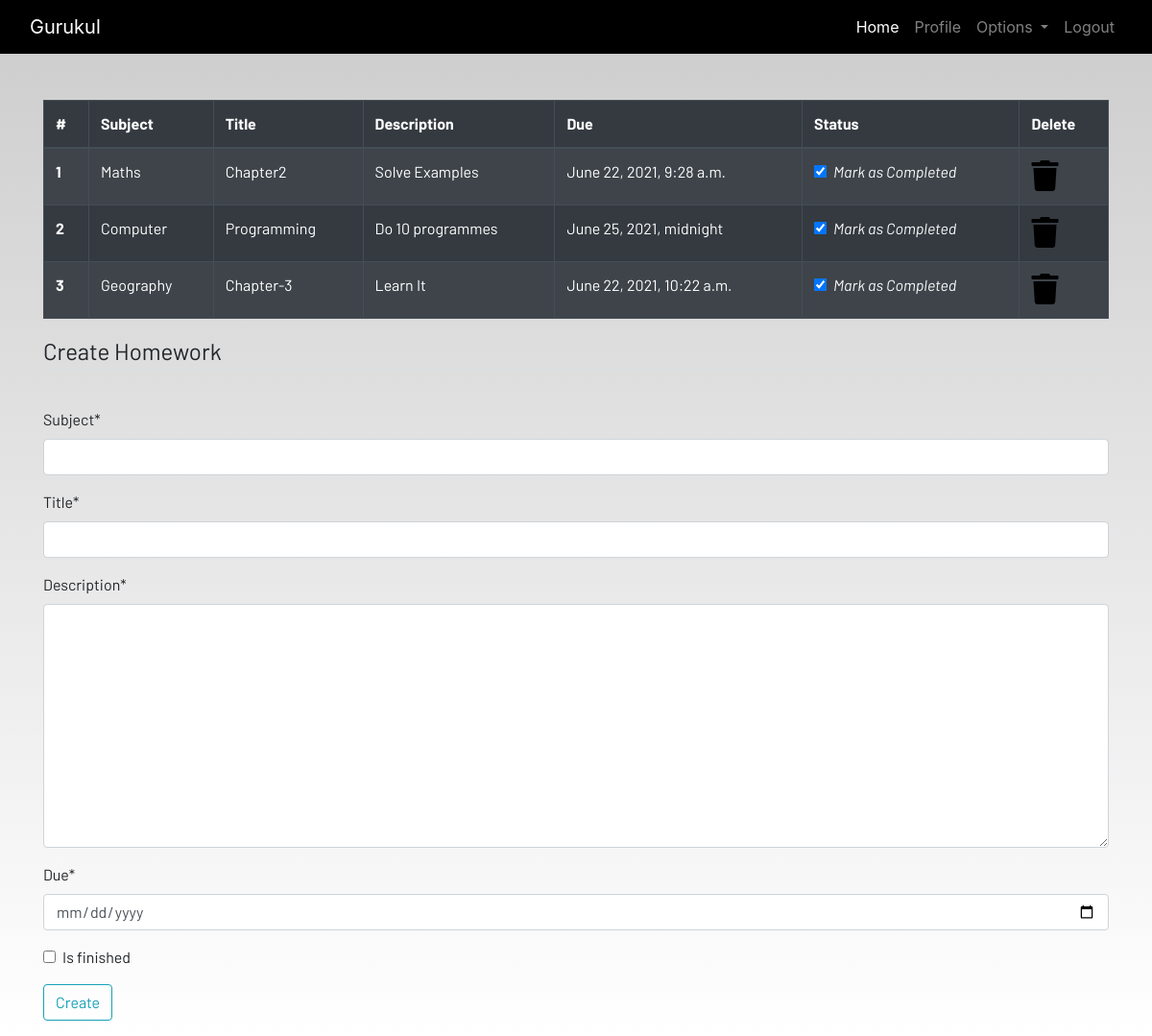
The page /homework (signed in) on the database its author committed.
### dashboard/models.py (models this page shows, shortened)
class Homework(models.Model):
    user = models.ForeignKey(User,on_delete=models.CASCADE)
    subject = models.CharField(max_length=50)
    title = models.CharField(max_length=50)
    description = models.TextField()
    due = models.DateTimeField()
    is_finished = models.BooleanField(default=False)

### dashboard/views.py (the view)
# urls.py: path('homework',views.homework,name="homework"),
@login_required
def homework(request):
    if request.method == "POST":
        form = HomeworkForm(request.POST)
        if form.is_valid():
            try:
                finished = request.POST['is_finished']
                if finished == 'on':
                    finished = True
                else:
                    finished = False
            except:
                finished = False
            homeworks = Homework(user=request.user,subject=request.POST['subject'],title=request.POST['title'],description=request.POST['description'],due=request.POST['due'],is_finished=finished)
            homeworks.save()
            messages.success(request,f'Homework added from {request.user.username} !!')
    else:
        form = HomeworkForm()
    homeworks = Homework.objects.filter(user=request.user)
    return render(request,'dashboard/homework.html',{'homeworks':homeworks,'form':form})

### dashboard/forms.py
class HomeworkForm(forms.ModelForm):
    class Meta:
        model = Homework
        widgets = {'due':DateInput()}
        fields = ['subject','title','description','due','is_finished']

### dashboard/templates/dashboard/homework.html (shortened to what this page needs)
{% extends 'dashboard/base.html' %}
{% load static %}
{% load crispy_forms_tags %}
{% block content %}
<div class="container">
    {% if homeworks.count != 0 %}
    <table class="table table-striped table-bordered table-hover table-dark">
        <thead>
            <tr>
                <th scope="col">#</th>
                <th scope="col">Subject</th>
                <th scope="col">Title</th>
                <th scope="col">Description</th>
                <th scope="col">Due</th>
                <th scope="col">Status</th>
                <th scope="col">Delete</th>
            </tr>
        </thead>
        <tbody>
            {% for homework in homeworks %}
            <tr>
                <th scope="row">{{forloop.counter}}</th>
                <td>{{homework.subject}}</td>
                <td>{{homework.title}}</td>
                <td>{{homework.description}}</td>
                <td>{{homework.due}}</td>
                <td>
                    <a href="{% url 'update-homework' homework.id %}">
                        <i class="form-check">
                            {% if homework.is_finished == True %}
                            <input class="form-check-input" type="checkbox" value="" checked>
                            {% else %}
                            <input class="form-check-input" type="checkbox" value="">
                            {% endif %}
                            <label class="form-check-label text-light" for="flexCheckDefault">
                                Mark as Completed
                            </label>
                        </i>
                    </a>
                </td>
                <td><a href="{% url 'delete-homework' homework.id %}"><i class="fa fa-trash fa-2x"></i></a></td>
            </tr>
            {% endfor %}
        </tbody>
    </table>
    {% else %}
    <h4>All homeworks are completed!! Create to have more!!</h4>
    {% endif %}
</div>
<div class=" container">
    <form method="POST">
        <fieldset class="form-group">
            <legend class="border-bottom mb-4">Create Homework</legend>
        </fieldset>
        {{form|crispy}}
        <div class="form-group">
            <button href="" class="btn btn-outline-info" type="submit">
                Create
            </button>
        </div>
    </form>
</div>
{% endblock content %}

### static/css/main.css (style rules this page uses)
html { scroll-behavior: smooth; height: 100%; width: 100%; }
a { text-decoration: none !important; color: black; }
html, body { max-width: 100%; overflow-x: hidden; height: 100%; width: 100%; }
body { background: linear-gradient(rgba(0, 0, 0, 0.2), rgba(255, 255, 255, 0.5)); overflow-x: hidden; background-repeat: no-repeat; }
.fa { color: black; }

### rows shown on the page
Homework: subject "Maths", title "Chapter2", description "Solve Examples", due "June 22, 2021, 9:28 a.m."
Homework: subject "Computer", title "Programming", description "Do 10 programmes", due "June 25, 2021, midnight"
Homework: subject "Geography", title "Chapter-3", description "Learn It", due "June 22, 2021, 10:22 a.m."
